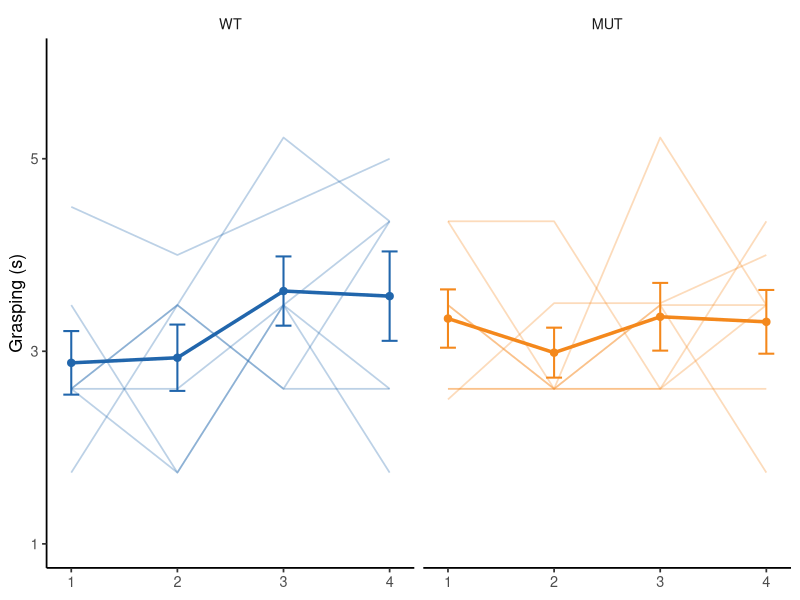
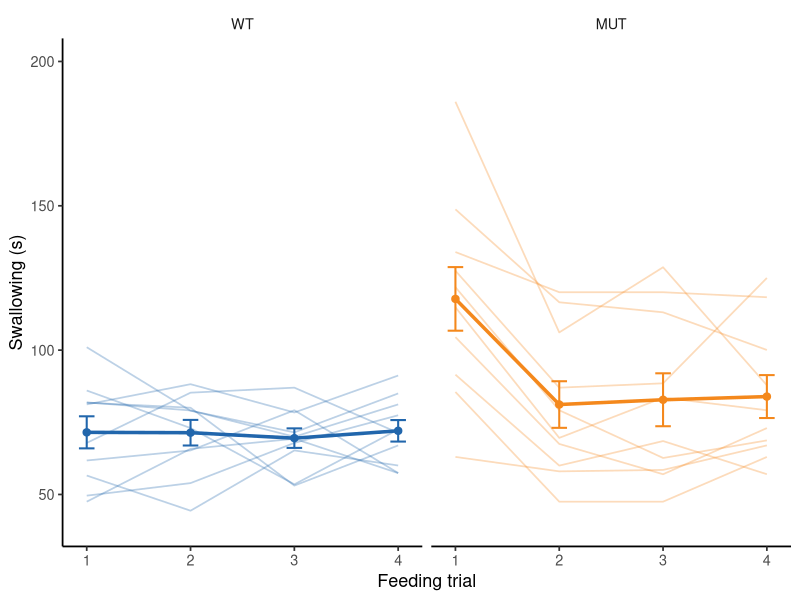

Recreate these plots in R, in order.
# Fig. 6e-f: Feeding behavior
# Author: Ruohan Zhong

# Packages
library(dplyr)
library(ggplot2)

# Plot colors
my_cols <- c(WT = "#2166ac", MUT = "#f4881c")

# Load and prepare grasping data
grasp <- read.csv("grasp_data.csv") |>
  as_tibble() |>
  filter(method == "pipette") |>
  mutate(
    genotype   = factor(genotype, levels = c("WT", "MUT")),
    animalID   = factor(animalID),
    trial      = factor(trial, levels = c(1, 2, 3, 4)),
    trial_num  = as.numeric(as.character(trial)),
    method     = factor(method),
    starvation = factor(starvation),
    animal     = animalID,
    time       = Tgrasp
  )

# Load and prepare swallowing data
swallow <- read.csv("swallow_data.csv") |>
  as_tibble() |>
  select(-starts_with("Unnamed"), -starts_with("..."), everything()) |>
  mutate(
    genotype   = factor(genotype, levels = c("WT", "MUT")),
    animalID   = factor(animalID),
    trial      = factor(trial, levels = c("1", "2", "3", "4")),
    trial_num  = as.numeric(as.character(trial)),
    method     = factor(method),
    starvation = factor(starvation),
    animal     = animalID,
    time       = Tswallow
  )

# Fig. 6e - Grasping across feeding trials
grasp_summary <- grasp |>
  group_by(genotype, trial_num) |>
  summarise(
    mean_time = mean(time, na.rm = TRUE),
    se_time   = sd(time, na.rm = TRUE) / sqrt(dplyr::n()),
    .groups   = "drop"
  )

p_grasp <- ggplot() +
  geom_line(
    data = grasp,
    aes(x = trial_num, y = time, group = animal, color = genotype),
    alpha = 0.3,
    linewidth = 0.6
  ) +
  geom_line(
    data = grasp_summary,
    aes(x = trial_num, y = mean_time, color = genotype),
    linewidth = 1.2
  ) +
  geom_point(
    data = grasp_summary,
    aes(x = trial_num, y = mean_time, color = genotype),
    size = 2.2
  ) +
  geom_errorbar(
    data = grasp_summary,
    aes(
      x = trial_num,
      ymin = mean_time - se_time,
      ymax = mean_time + se_time,
      color = genotype
    ),
    width = 0.15,
    linewidth = 0.7
  ) +
  facet_wrap(~ genotype, nrow = 1) +
  scale_color_manual(values = my_cols) +
  scale_x_continuous(breaks = 1:4, labels = 1:4) +
  scale_y_continuous(limits = c(1, 6), breaks = c(1, 3, 5)) +
  labs(
    x = NULL,
    y = "Grasping (s)"
  ) +
  theme_classic(base_size = 13) +
  theme(
    axis.line = element_line(color = "black", linewidth = 0.6),
    panel.border = element_blank(),
    strip.background = element_blank(),
    strip.text = element_text(face = "plain"),
    legend.position = "none"
  )

p_grasp

# Fig. 6f - Swallowing across feeding trials
swallow_summary <- swallow |>
  group_by(genotype, trial_num) |>
  summarise(
    mean_time = mean(time, na.rm = TRUE),
    se_time   = sd(time, na.rm = TRUE) / sqrt(dplyr::n()),
    .groups   = "drop"
  )

p_swallow <- ggplot() +
  geom_line(
    data = swallow,
    aes(x = trial_num, y = time, group = animal, color = genotype),
    alpha = 0.3,
    linewidth = 0.6
  ) +
  geom_line(
    data = swallow_summary,
    aes(x = trial_num, y = mean_time, color = genotype),
    linewidth = 1.2
  ) +
  geom_point(
    data = swallow_summary,
    aes(x = trial_num, y = mean_time, color = genotype),
    size = 2.2
  ) +
  geom_errorbar(
    data = swallow_summary,
    aes(
      x = trial_num,
      ymin = mean_time - se_time,
      ymax = mean_time + se_time,
      color = genotype
    ),
    width = 0.15,
    linewidth = 0.7
  ) +
  facet_wrap(~ genotype, nrow = 1) +
  scale_color_manual(values = my_cols) +
  scale_x_continuous(breaks = 1:4, labels = 1:4) +
  scale_y_continuous(
    limits = c(40, 200),
    breaks = c(50, 100, 150, 200)
  ) +
  labs(
    x = "Feeding trial",
    y = "Swallowing (s)"
  ) +
  theme_classic(base_size = 13) +
  theme(
    axis.line = element_line(color = "black", linewidth = 0.6),
    panel.border = element_blank(),
    strip.background = element_blank(),
    strip.text = element_text(face = "plain"),
    legend.position = "none"
  )

p_swallow

# Session information
sessionInfo()
